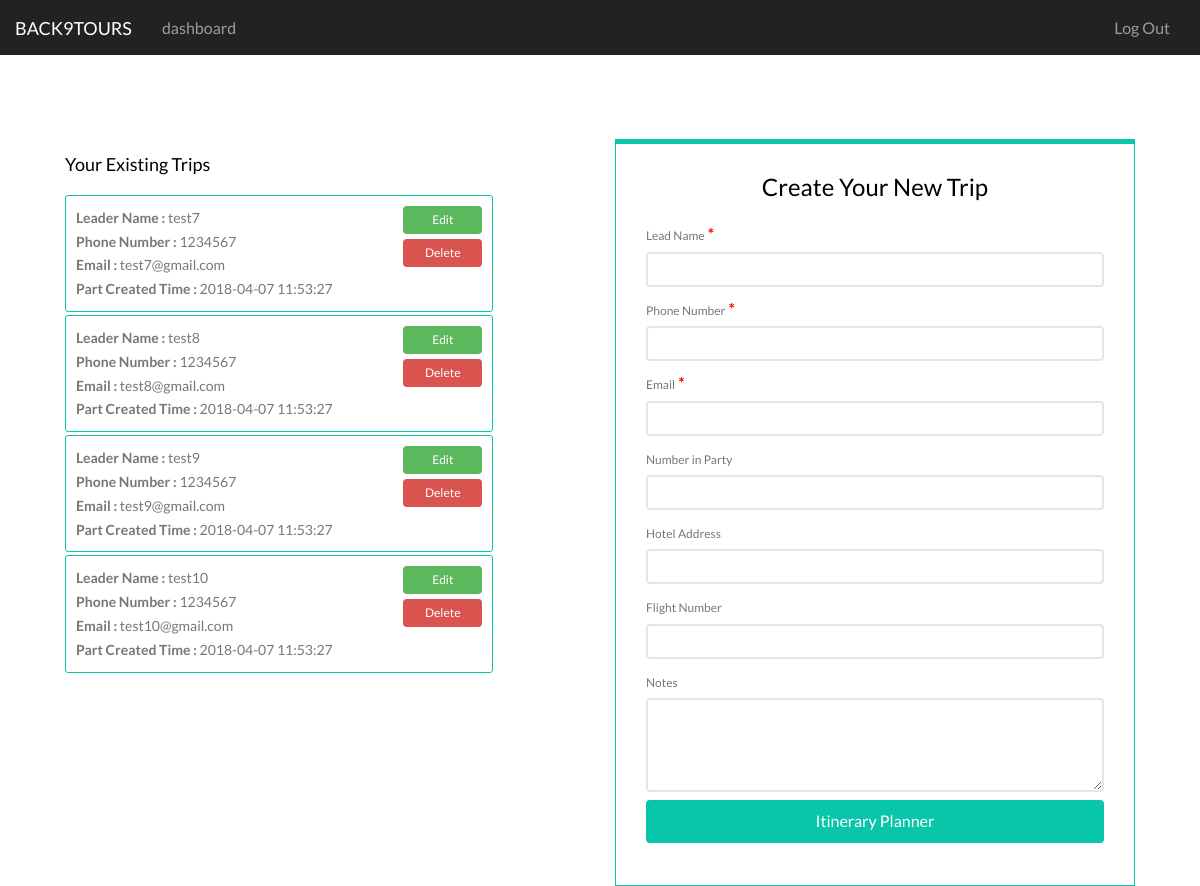
/partyCreate/ (signed in), run on the app's committed database.
### tables this page shows
create table party_details(
	party_id int not null AUTO_INCREMENT,
	lead_name varchar(100),
	phone_number varchar(20),
	email varchar(100) not null,
	hotel_address varchar(200),
	flight_number varchar(200) not null,
	notes varchar(250),
	number_in_party varchar(100),
	user_id int not null,
	create_date_and_time DATETIME not null,
	PRIMARY KEY(party_id),
	FOREIGN KEY(user_id)REFERENCES user_details(user_id)  ON DELETE CASCADE ON UPDATE CASCADE
);

### partyCreate/index.php (the view, shortened to what this page needs)
<!DOCTYPE HTML>
<html>
<head>
    <link rel="stylesheet" href="../css/animate.css">
    <link rel="stylesheet" href="../css/icomoon.css">
    <link rel="stylesheet" href="../css/themify-icons.css">
    <link rel="stylesheet" href="../css/bootstrap.css">
    <link rel="stylesheet" href="../css/magnific-popup.css">
    <link rel="stylesheet" href="../css/bootstrap-datepicker.min.css">
    <link rel="stylesheet" href="../css/owl.carousel.min.css">
    <link rel="stylesheet" href="../css/owl.theme.default.min.css">
    <link rel="stylesheet" href="../css/style.css">
</head>
<body>
<nav class="navbar navbar-inverse" style="border-radius: 0px;border: none;">
    <?php
    require "../navbar/index.php";
    ?>
</nav>
<header id="gtco-header" class="gtco-cover gtco-cover-md" role="banner"
        style="background: #fff">
    <div class="gtco-container">
        <div class="row">
            <div class="col-md-12 col-md-offset-0 text-left">
                <ul class="nav nav-tabs">
                    <div class="row row-mt-15em" style="margin-top: 4em;">
                        <div class="col-md-5  mt-text animate-box" data-animate-effect="fadeInUp"
                             style="margin-top:1em">
                            <?php
                            $conn = connection();
                            ?>
                            <h4>Your Existing Trips</h4>
                            <?php
                            $query = "SELECT * FROM party_details WHERE user_id =" . $_SESSION['user'];
                            $result = $conn->query($query);
                            if ($result->num_rows > 0) {
                                while ($row = $result->fetch_assoc()) {
                                    ?>
                                    <div class="col-md-12"
                                         style="border: 1px solid #09C6AB;padding:10px;margin-bottom: 3px;border-radius: 3px; font-size: 14px">
                                        <div class="row">
                                            <div class="col-sm-9">
                                                <b>Leader Name : </b><?php echo($row["lead_name"]); ?><br>
                                                <b>Phone Number : </b><?php echo($row["phone_number"]); ?><br>
                                                <b>Email : </b><?php echo($row["email"]); ?><br>
                                                <b>Part Created Time : </b><?php echo($row["create_date_and_time"]); ?><br>
                                            </div>
                                            <div class="col-sm-3 ">
                                                <form role="form" action='index.php' method='POST'>
                                                    <input type="submit" class="btn btn-sm btn-success btn-block"
                                                           id="edit" name="edit"
                                                           value="Edit" style="font-size: 12px; padding: 3px;">
                                                    <input type="submit" class="btn btn-sm btn-danger btn-block"
                                                           id="delete" name="delete"
                                                           value="Delete" style="font-size: 12px; padding: 3px;">
                                                </form>
                                            </div>
                                        </div>
                                    </div>
                                    <?php
                                }
                            }
                            ?>
                        </div>
                        <div class="col-md-6 col-md-push-1 animate-box" data-animate-effect="fadeInRight">
                            <div class="form-wrap"
                                 style="box-shadow: none; border: 1px solid #09C6AB; border-top: 5px solid #09C6AB;">
                                <div class="tab">
                                    <div class="tab-content">
                                        <div id="login" class="tab-content-inner active" data-content="signup">
                                            <h3 style="text-align:center">Create Your New Trip</h3>
                                            <form role="form" action="index.php" method="post">
                                                <div class="row form-group">
                                                    <div class="col-md-12">
                                                        <label for="login-username">Lead Name</label>
                                                        <span style="font-weight: bold;color: red">*</span>
                                                        <input type="text" id="lead_name" name="lead_name" required
                                                               class="form-control">
                                                    </div>
                                                </div>
                                                <div class="row form-group">
                                                    <div class="col-md-12">
                                                        <label for="login-username">Phone Number</label>
                                                        <span style="font-weight: bold;color: red">*</span>
                                                        <input type="number" id="phone_number" name="phone_number" required
                                                               class="form-control">
                                                    </div>
                                                </div>
                                                <div class="row form-group">
                                                    <div class="col-md-12">
                                                        <label for="login-username">Email</label>
                                                        <span style="font-weight: bold;color: red">*</span>
                                                        <input type="email" id="email" name="email" required
                                                               class="form-control">
                                                    </div>
                                                </div>
                                                <div class="row form-group">
                                                    <div class="col-md-12">
                                                        <label for="login-username">Number in Party</label>
                                                        <input type="number" id="number_in_party" name="number_in_party"
                                                               class="form-control">
                                                    </div>
                                                </div>
                                                <div class="row form-group">
                                                    <div class="col-md-12">
                                                        <label for="login-username">Hotel Address</label>
                                                        <input type="text" id="hotel_address" name="hotel_address"
                                                               class="form-control">
                                                    </div>
                                                </div>
                                                <div class="row form-group">
                                                    <div class="col-md-12">
                                                        <label for="login-username">Flight Number</label>
                                                        <input type="text" id="flight_number" name="flight_number"
                                                               class="form-control">
                                                    </div>
                                                </div>
                                                <div class="row form-group">
                                                    <div class="col-md-12">
                                                        <label for="login-username">Notes</label>
                                                        <textarea type="text" id="notes" name="notes" rows="4"
                                                                  class="form-control"></textarea>
                                                    </div>
                                                </div>
                                                <div class="row form-group">
                                                    <div class="col-md-12">
                                                        <input type="submit" class="btn btn-primary btn-block"
                                                               id="submit" name="submit"
                                                               value="Itinerary Planner">
                                                    </div>
                                                </div>
                                            </form>
                                        </div>
                                    </div>
                                </div>
                            </div>
                        </div>
                    </div>
            </div>
        </div>
    </div>
</header>
</body>
</html>

### css/style.css (style rules this page uses)
body { font-family: "Lato", Arial, sans-serif; font-weight: 400; font-size: 16px; line-height: 1.7; color: #777; background: #fff; }
h1, h2, h3, h4, h5, h6, figure { color: #000; font-family: "Lato", Arial, sans-serif; font-weight: 400; margin: 0 0 20px 0; }
.gtco-container { max-width: 1100px; position: relative; margin: 0 auto; padding-left: 15px; padding-right: 15px; }
#gtco-header { background: #4d4d4d; }
#gtco-header .mt-text { margin-top: 7em; margin-bottom: 3em; }
#gtco-header .form-wrap { border-top: 10px solid #09C6AB; position: relative; width: 100%; -webkit-box-shadow: 0px 2px 5px 0px rgba(0, 0, 0, 0.15); -moz-box-shadow: 0px 2px 5px 0px rgba(0, 0, 0, 0.15); box-shadow: 0px 2px 5px 0px rgba(0, 0, 0, 0.15); }
#gtco-header .form-wrap .tab-content { z-index: 10; position: relative; clear: both; background: #fff; padding: 30px; }
#gtco-header .form-wrap .tab-content .tab-content-inner { display: none; }
#gtco-header .form-wrap .tab-content .tab-content-inner.active { display: block; }
#gtco-header, #gtco-counter, .gtco-bg { background-size: cover; background-position: top center; background-repeat: no-repeat; position: relative; }
.gtco-cover { height: 100vh; background-size: cover; background-position: center center; background-repeat: no-repeat; position: relative; float: left; width: 100%; }
.gtco-cover > .gtco-container { position: relative; z-index: 10; }
form label { font-weight: normal !important; font-size: 12px !important; }
.btn { margin-right: 4px; margin-bottom: 4px; font-family: "Lato", Arial, sans-serif; font-size: 16px; font-weight: 400; -webkit-border-radius: 4px; -moz-border-radius: 4px; -ms-border-radius: 4px; border-radius: 4px; -webkit-transition: 0.5s; -o-transition: 0.5s; transition: 0.5s; padding: 8px 30px; }
.btn-primary { background: #09C6AB; color: #fff; border: 2px solid #09C6AB !important; }
.btn-success { background: #5cb85c; color: #fff; border: 2px solid #5cb85c; }
.btn-danger { background: #d9534f; color: #fff; border: 2px solid #d9534f; }
.form-control { box-shadow: none; background: transparent; border: 2px solid rgba(0, 0, 0, 0.1); height: 35px; font-size: 14px; font-weight: 300; padding: 5px 15px; }
.row-mt-15em { margin-top: 12em; }
@media screen and (max-width: 1370px) { .row-mt-15em { margin-top: 4em; } }
.js .animate-box { opacity: 0; }
.nav-tabs { border-bottom: none }
.form-group { margin-bottom: 8px; }

### data on the page
party_details: lead_name "test7", phone_number "1234567", email "test7@gmail.com", create_date_and_time "2018-04-07 11:53:27"
party_details: lead_name "test8", phone_number "1234567", email "test8@gmail.com", create_date_and_time "2018-04-07 11:53:27"
party_details: lead_name "test9", phone_number "1234567", email "test9@gmail.com", create_date_and_time "2018-04-07 11:53:27"
party_details: lead_name "test10", phone_number "1234567", email "test10@gmail.com", create_date_and_time "2018-04-07 11:53:27"
